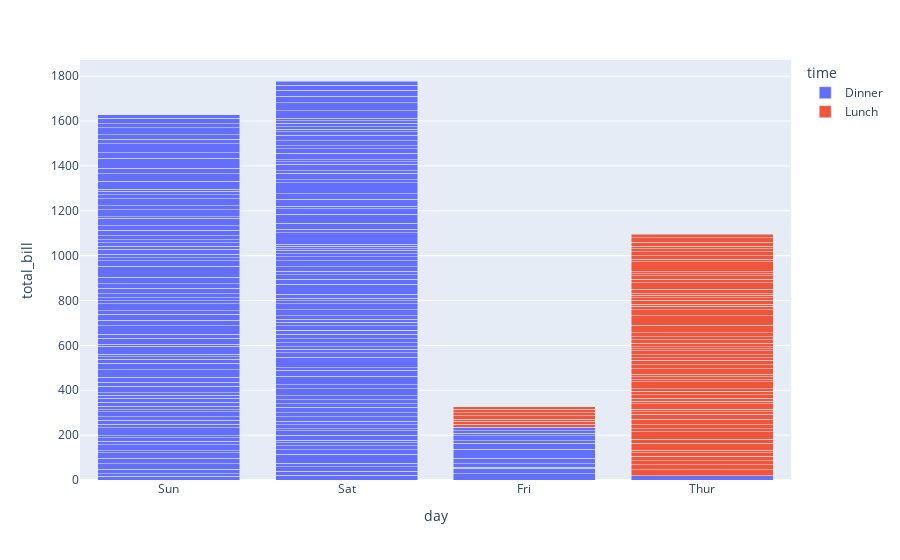

The code cell stored with this chart in its notebook:
### Code cell
fig = px.bar(tips, x="day", y="total_bill", 
			color="time",barmode="stack")

fig.show()

### Figure 1 — Plotly figure (JSON) as saved in the notebook; plotly's stock layout.template omitted (floating-point values rounded to 4 significant figures; data arrays with more than 128 entries replaced by an {"elided": "..."} marker saying what was removed)
{"data": [{"alignmentgroup": "True", "hovertemplate": "time=Dinner<br>day=%{x}<br>total_bill=%{y}<extra></extra>", "legendgroup": "Dinner", "marker": {"color": "#636efa", "pattern": {"shape": ""}}, "name": "Dinner", "offsetgroup": "Dinner", "orientation": "v", "showlegend": true, "textposition": "auto", "type": "bar", "x": {"elided": "176 str values"}, "xaxis": "x", "y": {"elided": "176 float values"}, "yaxis": "y"}, {"alignmentgroup": "True", "hovertemplate": "time=Lunch<br>day=%{x}<br>total_bill=%{y}<extra></extra>", "legendgroup": "Lunch", "marker": {"color": "#EF553B", "pattern": {"shape": ""}}, "name": "Lunch", "offsetgroup": "Lunch", "orientation": "v", "showlegend": true, "textposition": "auto", "type": "bar", "x": ["Thur", "Thur", "Thur", "Thur", "Thur", "Thur", "Thur", "Thur", "Thur", "Thur", "Thur", "Thur", "Thur", "Thur", "Thur", "Thur", "Thur", "Thur", "Thur", "Thur", "Thur", "Thur", "Thur", "Thur", "Thur", "Thur", "Thur", "Thur", "Thur", "Thur", "Thur", "Thur", "Thur", "Thur", "Thur", "Thur", "Thur", "Thur", "Thur", "Thur", "Thur", "Thur", "Thur", "Thur", "Thur", "Thur", "Thur", "Thur", "Thur", "Thur", "Thur", "Thur", "Thur", "Thur", "Thur", "Thur", "Thur", "Thur", "Thur", "Thur", "Thur", "Fri", "Fri", "Fri", "Fri", "Fri", "Fri", "Fri"], "xaxis": "x", "y": [27.2, 22.76, 17.29, 19.44, 16.66, 10.07, 32.68, 15.98, 34.83, 13.03, 18.28, 24.71, 21.16, 10.65, 12.43, 24.08, 11.69, 13.42, 14.26, 15.95, 12.48, 29.8, 8.52, 14.52, 11.38, 22.82, 19.08, 20.27, 11.17, 12.26, 18.26, 8.51, 10.33, 14.15, 16, 13.16, 17.47, 34.3, 41.19, 27.05, 16.43, 8.35, 18.64, 11.87, 9.78, 7.51, 19.81, 28.44, 15.48, 16.58, 7.56, 10.34, 43.11, 13, 13.51, 18.71, 12.74, 13, 16.4, 20.53, 16.47, 12.16, 13.42, 8.58, 15.98, 13.42, 16.27, 10.09], "yaxis": "y"}], "layout": {"barmode": "stack", "legend": {"title": {"text": "time"}, "tracegroupgap": 0}, "margin": {"t": 60}, "xaxis": {"anchor": "y", "domain": [0, 1], "title": {"text": "day"}}, "yaxis": {"anchor": "x", "domain": [0, 1], "title": {"text": "total_bill"}}}}
